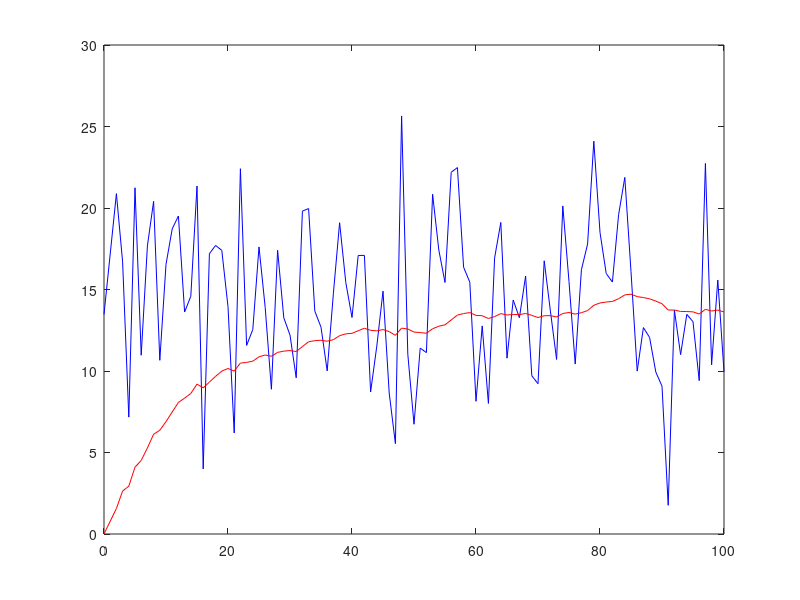

Write MATLAB code to recreate this figure.
clear all
%Read sensor data
for i=1:100
    real(i)=16-1.23*cos(pi*i/360)-0.86*sin(pi*i/360)+5*randn;
end
z=real;

%Initialization of vars
xa(1) = 0;
xp(1) = 0;
sigma1=0.5;
a=1;
c=1;
H=1;

pa(1) = 40;
R = 500;
tempsimu1 = 100;

%////FILTRO DE KALMAN////%

for i=2:tempsimu1
    t(i) = i;
    
%Propagacao
xp(i) = a*xa(i-1);
p(i) = a*pa(i-1)*a+c*sigma1*c;

%Atualizacao
 KK(i) = p(i)*H/(H*p(i)*H+R);
 pa(i) = p(i) - KK(i)*H*p(i);
 xa(i) = xp(i) + KK(i) * (z(i) - H*xp(i));
 
 end

 %Gráficos
 plot(t,z(1:tempsimu1), '-b', t, xa, '-r')
 %plot(t,pa,'-b');


 

